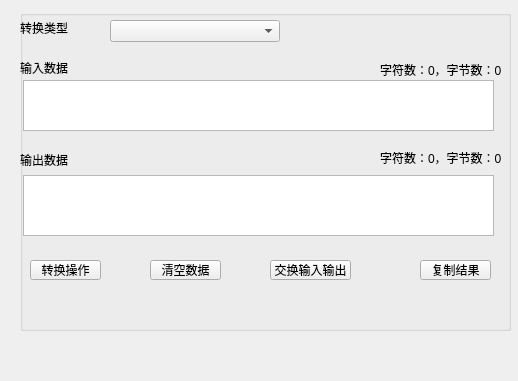
<?xml version="1.0" encoding="UTF-8"?>
<ui version="4.0">
 <class>FormChildDataConversion</class>
 <widget class="QWidget" name="FormChildDataConversion">
  <property name="geometry">
   <rect>
    <x>0</x>
    <y>0</y>
    <width>518</width>
    <height>381</height>
   </rect>
  </property>
  <property name="windowTitle">
   <string>Form</string>
  </property>
  <widget class="QLabel" name="label">
   <property name="geometry">
    <rect>
     <x>20</x>
     <y>20</y>
     <width>51</width>
     <height>16</height>
    </rect>
   </property>
   <property name="text">
    <string>转换类型</string>
   </property>
  </widget>
  <widget class="QComboBox" name="conversionTypeCombo">
   <property name="geometry">
    <rect>
     <x>110</x>
     <y>20</y>
     <width>170</width>
     <height>22</height>
    </rect>
   </property>
  </widget>
  <widget class="QGroupBox" name="groupBox">
   <property name="geometry">
    <rect>
     <x>20</x>
     <y>10</y>
     <width>491</width>
     <height>321</height>
    </rect>
   </property>
   <property name="title">
    <string/>
   </property>
   <widget class="QLabel" name="label_2">
    <property name="geometry">
     <rect>
      <x>0</x>
      <y>50</y>
      <width>51</width>
      <height>16</height>
     </rect>
    </property>
    <property name="text">
     <string>输入数据</string>
    </property>
   </widget>
   <widget class="QTextEdit" name="inputTextEdit">
    <property name="geometry">
     <rect>
      <x>3</x>
      <y>70</y>
      <width>471</width>
      <height>51</height>
     </rect>
    </property>
   </widget>
   <widget class="QTextEdit" name="outputTextEdit">
    <property name="geometry">
     <rect>
      <x>3</x>
      <y>165</y>
      <width>471</width>
      <height>61</height>
     </rect>
    </property>
   </widget>
   <widget class="QLabel" name="label_4">
    <property name="geometry">
     <rect>
      <x>0</x>
      <y>140</y>
      <width>61</width>
      <height>20</height>
     </rect>
    </property>
    <property name="text">
     <string>输出数据</string>
    </property>
   </widget>
   <widget class="QLabel" name="inputInfoLabel">
    <property name="geometry">
     <rect>
      <x>360</x>
      <y>50</y>
      <width>131</width>
      <height>20</height>
     </rect>
    </property>
    <property name="text">
     <string>字符数：0，字节数：0</string>
    </property>
   </widget>
   <widget class="QLabel" name="outputInfoLabel">
    <property name="geometry">
     <rect>
      <x>360</x>
      <y>132</y>
      <width>131</width>
      <height>31</height>
     </rect>
    </property>
    <property name="text">
     <string>字符数：0，字节数：0</string>
    </property>
   </widget>
   <widget class="QPushButton" name="convertButton">
    <property name="geometry">
     <rect>
      <x>10</x>
      <y>250</y>
      <width>71</width>
      <height>20</height>
     </rect>
    </property>
    <property name="text">
     <string>转换操作</string>
    </property>
   </widget>
   <widget class="QPushButton" name="clearButton">
    <property name="geometry">
     <rect>
      <x>130</x>
      <y>250</y>
      <width>71</width>
      <height>20</height>
     </rect>
    </property>
    <property name="text">
     <string>清空数据</string>
    </property>
   </widget>
   <widget class="QPushButton" name="swapButton">
    <property name="geometry">
     <rect>
      <x>250</x>
      <y>250</y>
      <width>81</width>
      <height>20</height>
     </rect>
    </property>
    <property name="text">
     <string>交换输入输出</string>
    </property>
   </widget>
   <widget class="QPushButton" name="copyButton">
    <property name="geometry">
     <rect>
      <x>400</x>
      <y>250</y>
      <width>71</width>
      <height>20</height>
     </rect>
    </property>
    <property name="text">
     <string>复制结果</string>
    </property>
   </widget>
  </widget>
  <zorder>groupBox</zorder>
  <zorder>label</zorder>
  <zorder>conversionTypeCombo</zorder>
 </widget>
 <resources/>
 <connections/>
</ui>
